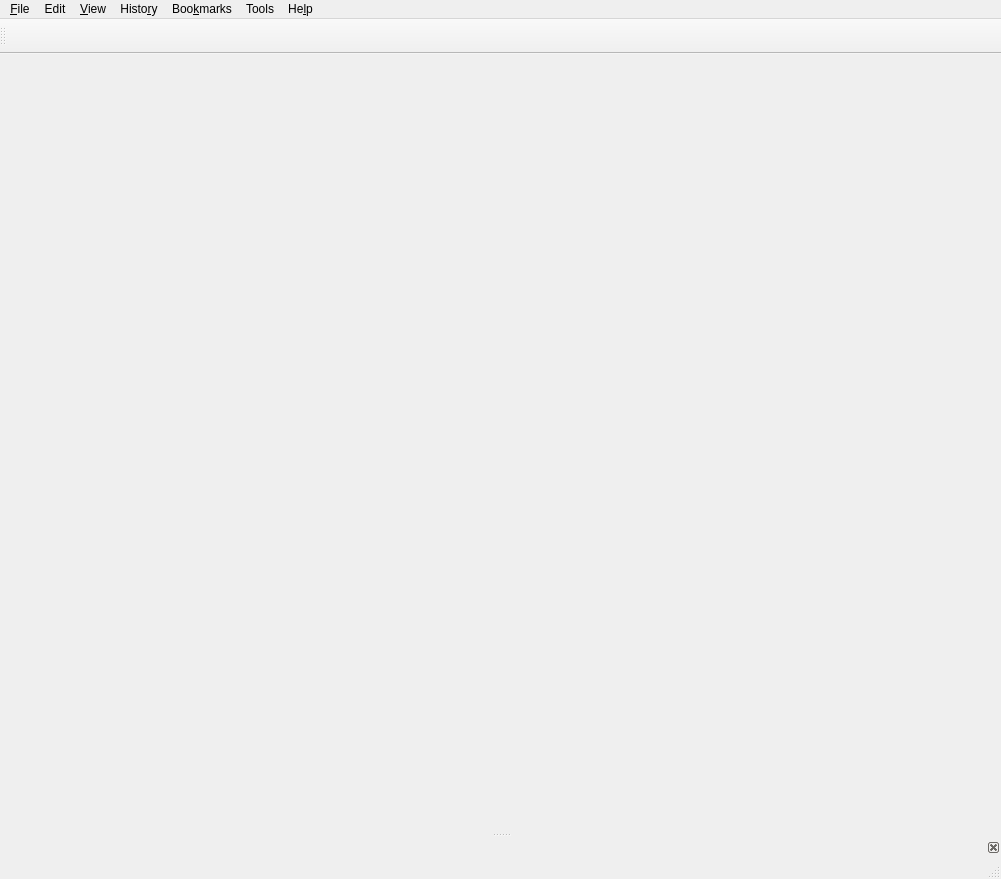
<?xml version="1.0" encoding="UTF-8"?>
<ui version="4.0">
 <class>MainWindow</class>
 <widget class="QMainWindow" name="MainWindow">
  <property name="geometry">
   <rect>
    <x>0</x>
    <y>0</y>
    <width>1001</width>
    <height>879</height>
   </rect>
  </property>
  <property name="contextMenuPolicy">
   <enum>Qt::NoContextMenu</enum>
  </property>
  <property name="windowTitle">
   <string>Web Browser</string>
  </property>
  <property name="windowIcon">
   <iconset resource="application.qrc">
    <normaloff>:/logo.png</normaloff>:/logo.png</iconset>
  </property>
  <widget class="QWidget" name="centralWidget">
   <layout class="QVBoxLayout" name="verticalLayout">
    <property name="spacing">
     <number>0</number>
    </property>
    <property name="sizeConstraint">
     <enum>QLayout::SetDefaultConstraint</enum>
    </property>
    <property name="leftMargin">
     <number>0</number>
    </property>
    <property name="topMargin">
     <number>0</number>
    </property>
    <property name="rightMargin">
     <number>0</number>
    </property>
    <property name="bottomMargin">
     <number>0</number>
    </property>
    <item>
     <widget class="BookmarkBar" name="bookmarkBar" native="true">
      <property name="minimumSize">
       <size>
        <width>0</width>
        <height>30</height>
       </size>
      </property>
     </widget>
    </item>
    <item>
     <widget class="FindTextWidget" name="widgetFindText" native="true"/>
    </item>
   </layout>
  </widget>
  <widget class="QMenuBar" name="menuBar">
   <property name="geometry">
    <rect>
     <x>0</x>
     <y>0</y>
     <width>1001</width>
     <height>29</height>
    </rect>
   </property>
   <widget class="QMenu" name="menuFile">
    <property name="title">
     <string>&amp;File</string>
    </property>
    <addaction name="actionNew_Tab"/>
    <addaction name="actionNew_Window"/>
    <addaction name="actionNew_Private_Window"/>
    <addaction name="separator"/>
    <addaction name="actionOpen_File"/>
    <addaction name="actionClose_Tab"/>
    <addaction name="actionClose_Window"/>
    <addaction name="separator"/>
    <addaction name="action_Save_Page_As"/>
    <addaction name="separator"/>
    <addaction name="action_Print"/>
    <addaction name="separator"/>
    <addaction name="action_Quit"/>
   </widget>
   <widget class="QMenu" name="menuEdit">
    <property name="title">
     <string>Edit</string>
    </property>
    <addaction name="action_Undo"/>
    <addaction name="action_Redo"/>
    <addaction name="separator"/>
    <addaction name="actionCu_t"/>
    <addaction name="action_Copy"/>
    <addaction name="action_Paste"/>
    <addaction name="action_Delete"/>
    <addaction name="separator"/>
    <addaction name="action_Find"/>
    <addaction name="separator"/>
    <addaction name="actionPreferences"/>
   </widget>
   <widget class="QMenu" name="menuView">
    <property name="title">
     <string>&amp;View</string>
    </property>
    <addaction name="actionBookmark_Bar"/>
    <addaction name="separator"/>
    <addaction name="actionZoom_In"/>
    <addaction name="actionZoom_Out"/>
    <addaction name="actionReset_Zoom"/>
    <addaction name="separator"/>
    <addaction name="actionReload"/>
    <addaction name="separator"/>
    <addaction name="actionPage_So_urce"/>
    <addaction name="action_Full_Screen"/>
   </widget>
   <widget class="HistoryMenu" name="menuHistory">
    <property name="title">
     <string>Histo&amp;ry</string>
    </property>
   </widget>
   <widget class="BookmarkMenu" name="menuBookmarks">
    <property name="styleSheet">
     <string notr="true">* { menu-scrollable: 1 }</string>
    </property>
    <property name="title">
     <string>Boo&amp;kmarks</string>
    </property>
   </widget>
   <widget class="QMenu" name="menuTools">
    <property name="title">
     <string>Tools</string>
    </property>
    <widget class="UserAgentMenu" name="menuUser_Agents">
     <property name="title">
      <string>&amp;User Agents</string>
     </property>
    </widget>
    <addaction name="actionManage_Ad_Blocker"/>
    <addaction name="actionManage_Cookies"/>
    <addaction name="actionUser_Scripts"/>
    <addaction name="menuUser_Agents"/>
    <addaction name="separator"/>
    <addaction name="actionView_Downloads"/>
   </widget>
   <widget class="QMenu" name="menuHelp">
    <property name="title">
     <string>He&amp;lp</string>
    </property>
    <addaction name="actionAbout"/>
    <addaction name="actionAbout_Qt"/>
   </widget>
   <addaction name="menuFile"/>
   <addaction name="menuEdit"/>
   <addaction name="menuView"/>
   <addaction name="menuHistory"/>
   <addaction name="menuBookmarks"/>
   <addaction name="menuTools"/>
   <addaction name="menuHelp"/>
  </widget>
  <widget class="NavigationToolBar" name="toolBar">
   <property name="sizePolicy">
    <sizepolicy hsizetype="Preferred" vsizetype="Maximum">
     <horstretch>0</horstretch>
     <verstretch>0</verstretch>
    </sizepolicy>
   </property>
   <property name="minimumSize">
    <size>
     <width>0</width>
     <height>35</height>
    </size>
   </property>
   <property name="windowTitle">
    <string>Show tool bar</string>
   </property>
   <property name="styleSheet">
    <string notr="true">QToolBar { spacing: 3px; } QToolButton::menu-indicator { subcontrol-position: bottom right; subcontrol-origin: content; }</string>
   </property>
   <attribute name="toolBarArea">
    <enum>TopToolBarArea</enum>
   </attribute>
   <attribute name="toolBarBreak">
    <bool>false</bool>
   </attribute>
  </widget>
  <widget class="QDockWidget" name="dockWidget">
   <property name="floating">
    <bool>false</bool>
   </property>
   <property name="features">
    <set>QDockWidget::DockWidgetClosable</set>
   </property>
   <attribute name="dockWidgetArea">
    <number>8</number>
   </attribute>
   <widget class="QWidget" name="dockWidgetContents"/>
  </widget>
  <widget class="QStatusBar" name="statusBar"/>
  <action name="actionNew_Window">
   <property name="icon">
    <iconset theme="window-new">
     <normaloff>.</normaloff>.</iconset>
   </property>
   <property name="text">
    <string>&amp;New Window</string>
   </property>
   <property name="shortcut">
    <string>Ctrl+N</string>
   </property>
  </action>
  <action name="actionNew_Tab">
   <property name="icon">
    <iconset theme="folder-new">
     <normaloff>.</normaloff>.</iconset>
   </property>
   <property name="text">
    <string>New &amp;Tab</string>
   </property>
   <property name="iconText">
    <string>New Tab</string>
   </property>
   <property name="toolTip">
    <string>New Tab</string>
   </property>
   <property name="shortcut">
    <string>Ctrl+T</string>
   </property>
  </action>
  <action name="actionNew_Private_Window">
   <property name="icon">
    <iconset theme="window-new">
     <normaloff>.</normaloff>.</iconset>
   </property>
   <property name="text">
    <string>New Private &amp;Window</string>
   </property>
   <property name="shortcut">
    <string>Ctrl+Shift+P</string>
   </property>
  </action>
  <action name="actionOpen_File">
   <property name="icon">
    <iconset theme="document-open">
     <normaloff>.</normaloff>.</iconset>
   </property>
   <property name="text">
    <string>&amp;Open File...</string>
   </property>
   <property name="shortcut">
    <string>Ctrl+O</string>
   </property>
  </action>
  <action name="actionClose_Tab">
   <property name="icon">
    <iconset theme="window-close">
     <normaloff>.</normaloff>.</iconset>
   </property>
   <property name="text">
    <string>&amp;Close Tab</string>
   </property>
   <property name="shortcut">
    <string>Ctrl+W</string>
   </property>
  </action>
  <action name="actionClose_Window">
   <property name="icon">
    <iconset theme="window-close">
     <normaloff>.</normaloff>.</iconset>
   </property>
   <property name="text">
    <string>C&amp;lose Window</string>
   </property>
   <property name="shortcut">
    <string>Ctrl+Shift+W</string>
   </property>
  </action>
  <action name="action_Save_Page_As">
   <property name="icon">
    <iconset theme="document-save-as">
     <normaloff>.</normaloff>.</iconset>
   </property>
   <property name="text">
    <string>&amp;Save Page As...</string>
   </property>
   <property name="shortcut">
    <string>Ctrl+S</string>
   </property>
  </action>
  <action name="action_Print">
   <property name="icon">
    <iconset theme="document-print">
     <normaloff>.</normaloff>.</iconset>
   </property>
   <property name="text">
    <string>&amp;Print...</string>
   </property>
   <property name="shortcut">
    <string>Ctrl+P</string>
   </property>
  </action>
  <action name="action_Quit">
   <property name="icon">
    <iconset theme="application-exit">
     <normaloff>.</normaloff>.</iconset>
   </property>
   <property name="text">
    <string>&amp;Quit</string>
   </property>
   <property name="shortcut">
    <string>Ctrl+Q</string>
   </property>
  </action>
  <action name="action_Undo">
   <property name="enabled">
    <bool>false</bool>
   </property>
   <property name="icon">
    <iconset theme="edit-undo">
     <normaloff>.</normaloff>.</iconset>
   </property>
   <property name="text">
    <string>&amp;Undo</string>
   </property>
   <property name="shortcut">
    <string>Ctrl+Z</string>
   </property>
  </action>
  <action name="action_Redo">
   <property name="enabled">
    <bool>false</bool>
   </property>
   <property name="icon">
    <iconset theme="edit-redo">
     <normaloff>.</normaloff>.</iconset>
   </property>
   <property name="text">
    <string>&amp;Redo</string>
   </property>
   <property name="shortcut">
    <string>Ctrl+Shift+Z</string>
   </property>
  </action>
  <action name="actionCu_t">
   <property name="icon">
    <iconset theme="edit-cut">
     <normaloff>.</normaloff>.</iconset>
   </property>
   <property name="text">
    <string>Cu&amp;t</string>
   </property>
   <property name="shortcut">
    <string>Ctrl+X</string>
   </property>
  </action>
  <action name="action_Copy">
   <property name="icon">
    <iconset theme="edit-copy">
     <normaloff>.</normaloff>.</iconset>
   </property>
   <property name="text">
    <string>&amp;Copy</string>
   </property>
   <property name="shortcut">
    <string>Ctrl+C</string>
   </property>
  </action>
  <action name="action_Paste">
   <property name="icon">
    <iconset theme="edit-paste">
     <normaloff>.</normaloff>.</iconset>
   </property>
   <property name="text">
    <string>&amp;Paste</string>
   </property>
   <property name="shortcut">
    <string>Ctrl+V</string>
   </property>
  </action>
  <action name="action_Delete">
   <property name="icon">
    <iconset theme="edit-delete">
     <normaloff>.</normaloff>.</iconset>
   </property>
   <property name="text">
    <string>&amp;Delete</string>
   </property>
   <property name="shortcut">
    <string>Del</string>
   </property>
  </action>
  <action name="action_Find">
   <property name="icon">
    <iconset theme="edit-find">
     <normaloff>.</normaloff>.</iconset>
   </property>
   <property name="text">
    <string>&amp;Find</string>
   </property>
   <property name="shortcut">
    <string>Ctrl+F</string>
   </property>
  </action>
  <action name="actionPreferences">
   <property name="icon">
    <iconset theme="preferences-other">
     <normaloff>.</normaloff>.</iconset>
   </property>
   <property name="text">
    <string>Pr&amp;eferences</string>
   </property>
  </action>
  <action name="actionBookmark_Bar">
   <property name="checkable">
    <bool>true</bool>
   </property>
   <property name="icon">
    <iconset theme="user-bookmarks">
     <normaloff>.</normaloff>.</iconset>
   </property>
   <property name="text">
    <string>&amp;Bookmark Bar</string>
   </property>
  </action>
  <action name="actionZoom_In">
   <property name="icon">
    <iconset theme="zoom-in">
     <normaloff>.</normaloff>.</iconset>
   </property>
   <property name="text">
    <string>Zoom &amp;In</string>
   </property>
   <property name="shortcut">
    <string>Ctrl+=</string>
   </property>
  </action>
  <action name="actionZoom_Out">
   <property name="icon">
    <iconset theme="zoom-out">
     <normaloff>.</normaloff>.</iconset>
   </property>
   <property name="text">
    <string>Zoom &amp;Out</string>
   </property>
   <property name="shortcut">
    <string>Ctrl+-</string>
   </property>
  </action>
  <action name="actionReset_Zoom">
   <property name="icon">
    <iconset theme="zoom-original">
     <normaloff>.</normaloff>.</iconset>
   </property>
   <property name="text">
    <string>Reset &amp;Zoom</string>
   </property>
  </action>
  <action name="actionPage_So_urce">
   <property name="icon">
    <iconset theme="accessories-text-editor">
     <normaloff>.</normaloff>.</iconset>
   </property>
   <property name="text">
    <string>Page So&amp;urce</string>
   </property>
   <property name="shortcut">
    <string>Ctrl+U</string>
   </property>
  </action>
  <action name="action_Full_Screen">
   <property name="checkable">
    <bool>true</bool>
   </property>
   <property name="icon">
    <iconset theme="view-fullscreen">
     <normaloff>.</normaloff>.</iconset>
   </property>
   <property name="text">
    <string>&amp;Full Screen</string>
   </property>
   <property name="shortcut">
    <string>F11</string>
   </property>
  </action>
  <action name="actionManage_Cookies">
   <property name="text">
    <string>&amp;Manage Cookies</string>
   </property>
  </action>
  <action name="actionAbout">
   <property name="text">
    <string>&amp;About Viper Browser</string>
   </property>
  </action>
  <action name="actionShow_all_history">
   <property name="text">
    <string>&amp;Show All History</string>
   </property>
   <property name="shortcut">
    <string>Ctrl+Shift+H</string>
   </property>
  </action>
  <action name="actionClear_Recent_History">
   <property name="text">
    <string>&amp;Clear Recent History...</string>
   </property>
   <property name="shortcut">
    <string>Ctrl+Shift+Del</string>
   </property>
  </action>
  <action name="actionReload">
   <property name="icon">
    <iconset theme="view-refresh">
     <normaloff>.</normaloff>.</iconset>
   </property>
   <property name="text">
    <string>&amp;Reload</string>
   </property>
   <property name="shortcut">
    <string>Ctrl+R</string>
   </property>
  </action>
  <action name="actionView_Downloads">
   <property name="text">
    <string>&amp;View Downloads</string>
   </property>
  </action>
  <action name="actionDefault">
   <property name="checkable">
    <bool>true</bool>
   </property>
   <property name="checked">
    <bool>true</bool>
   </property>
   <property name="text">
    <string>&amp;Default</string>
   </property>
  </action>
  <action name="actionAdd_User_Agent">
   <property name="text">
    <string>&amp;Add User Agent</string>
   </property>
  </action>
  <action name="actionAbout_Qt">
   <property name="text">
    <string>About &amp;Qt</string>
   </property>
  </action>
  <action name="actionUser_Scripts">
   <property name="text">
    <string>Manage User &amp;Scripts</string>
   </property>
  </action>
  <action name="actionManage_Ad_Blocker">
   <property name="text">
    <string>Manage Ad &amp;Blocker</string>
   </property>
  </action>
 </widget>
 <layoutdefault spacing="6" margin="11"/>
 <customwidgets>
  <customwidget>
   <class>FindTextWidget</class>
   <extends>QWidget</extends>
   <header>FindTextWidget.h</header>
   <container>1</container>
  </customwidget>
  <customwidget>
   <class>BookmarkBar</class>
   <extends>QWidget</extends>
   <header>BookmarkBar.h</header>
   <container>1</container>
  </customwidget>
  <customwidget>
   <class>HistoryMenu</class>
   <extends>QMenu</extends>
   <header>HistoryMenu.h</header>
  </customwidget>
  <customwidget>
   <class>UserAgentMenu</class>
   <extends>QMenu</extends>
   <header>UserAgentMenu.h</header>
  </customwidget>
  <customwidget>
   <class>BookmarkMenu</class>
   <extends>QMenu</extends>
   <header>BookmarkMenu.h</header>
  </customwidget>
  <customwidget>
   <class>NavigationToolBar</class>
   <extends>QToolBar</extends>
   <header>NavigationToolBar.h</header>
  </customwidget>
 </customwidgets>
 <resources>
  <include location="application.qrc"/>
 </resources>
 <connections>
  <connection>
   <sender>actionOpen_File</sender>
   <signal>triggered()</signal>
   <receiver>MainWindow</receiver>
   <slot>openFileInBrowser()</slot>
   <hints>
    <hint type="sourcelabel">
     <x>-1</x>
     <y>-1</y>
    </hint>
    <hint type="destinationlabel">
     <x>500</x>
     <y>439</y>
    </hint>
   </hints>
  </connection>
  <connection>
   <sender>action_Print</sender>
   <signal>triggered()</signal>
   <receiver>MainWindow</receiver>
   <slot>printTabContents()</slot>
   <hints>
    <hint type="sourcelabel">
     <x>-1</x>
     <y>-1</y>
    </hint>
    <hint type="destinationlabel">
     <x>500</x>
     <y>439</y>
    </hint>
   </hints>
  </connection>
  <connection>
   <sender>actionClose_Window</sender>
   <signal>triggered()</signal>
   <receiver>MainWindow</receiver>
   <slot>close()</slot>
   <hints>
    <hint type="sourcelabel">
     <x>-1</x>
     <y>-1</y>
    </hint>
    <hint type="destinationlabel">
     <x>500</x>
     <y>439</y>
    </hint>
   </hints>
  </connection>
  <connection>
   <sender>action_Find</sender>
   <signal>triggered()</signal>
   <receiver>MainWindow</receiver>
   <slot>onFindTextAction()</slot>
   <hints>
    <hint type="sourcelabel">
     <x>-1</x>
     <y>-1</y>
    </hint>
    <hint type="destinationlabel">
     <x>500</x>
     <y>439</y>
    </hint>
   </hints>
  </connection>
  <connection>
   <sender>action_Full_Screen</sender>
   <signal>triggered(bool)</signal>
   <receiver>MainWindow</receiver>
   <slot>onToggleFullScreen(bool)</slot>
   <hints>
    <hint type="sourcelabel">
     <x>-1</x>
     <y>-1</y>
    </hint>
    <hint type="destinationlabel">
     <x>500</x>
     <y>439</y>
    </hint>
   </hints>
  </connection>
  <connection>
   <sender>actionPreferences</sender>
   <signal>triggered()</signal>
   <receiver>MainWindow</receiver>
   <slot>openPreferences()</slot>
   <hints>
    <hint type="sourcelabel">
     <x>-1</x>
     <y>-1</y>
    </hint>
    <hint type="destinationlabel">
     <x>500</x>
     <y>439</y>
    </hint>
   </hints>
  </connection>
  <connection>
   <sender>actionPage_So_urce</sender>
   <signal>triggered()</signal>
   <receiver>MainWindow</receiver>
   <slot>onRequestViewSource()</slot>
   <hints>
    <hint type="sourcelabel">
     <x>-1</x>
     <y>-1</y>
    </hint>
    <hint type="destinationlabel">
     <x>500</x>
     <y>439</y>
    </hint>
   </hints>
  </connection>
 </connections>
 <slots>
  <slot>openFileInBrowser()</slot>
  <slot>printTabContents()</slot>
  <slot>onFindTextAction()</slot>
  <slot>onToggleFullScreen(bool)</slot>
  <slot>openPreferences()</slot>
  <slot>onRequestViewSource()</slot>
 </slots>
</ui>
